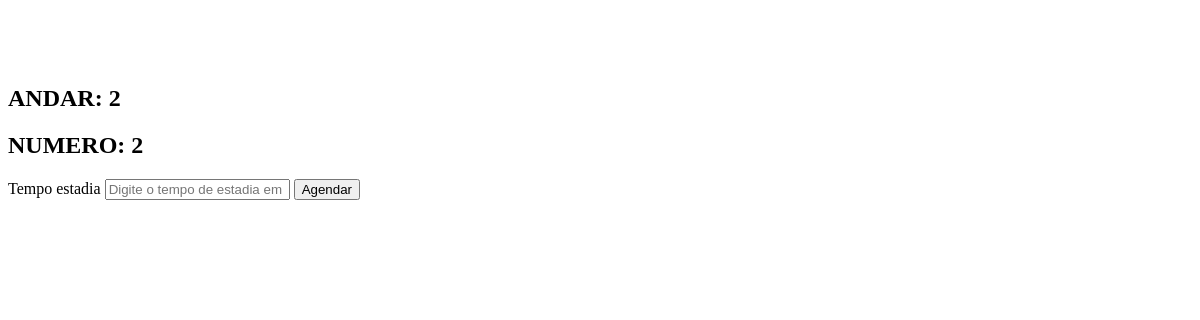
The page /hotel_reserva/11 on the database as committed earlier.
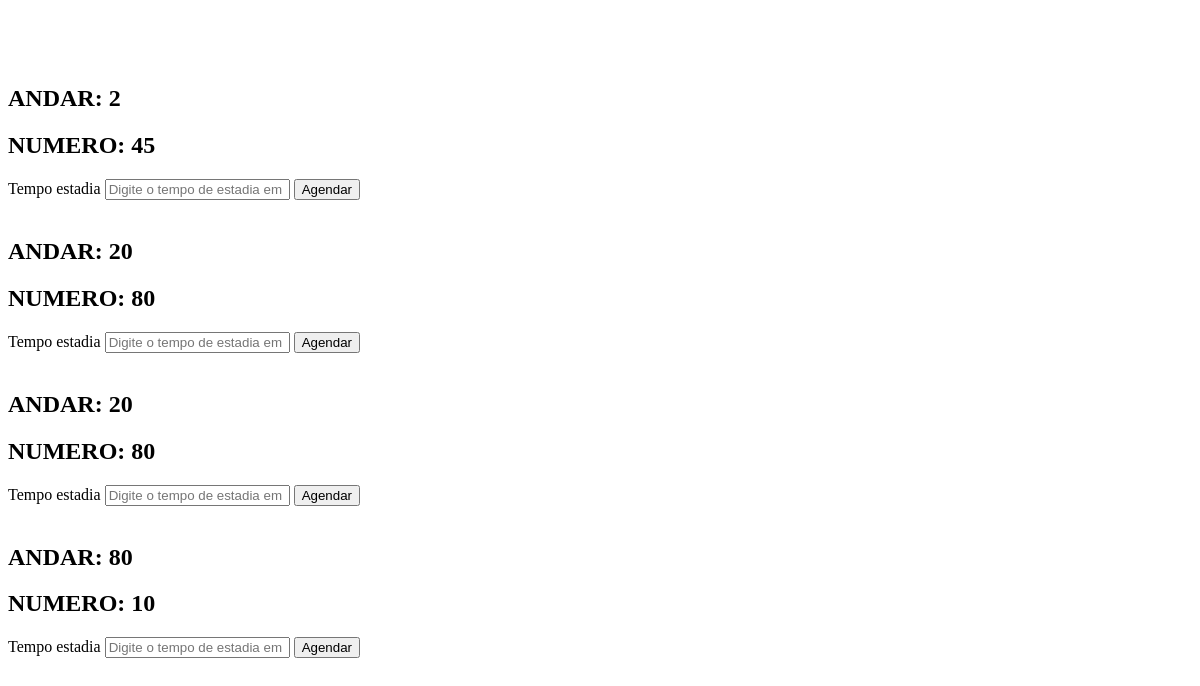
The same page on the database as committed later.
### tables this page shows
CREATE TABLE quartos 
(
    id_quarto INTEGER PRIMARY KEY AUTOINCREMENT,
    andar TEXT,
    numero_quarto TEXT,
    preco REAL,
    imagem TEXT,
    id_hotel INTEGER, descricao TEXT,
    FOREIGN KEY (id_hotel) REFERENCES hoteis(id_hotel)
);

### routes/route_hotel.py (the view)
@hotel_bp.route('/hotel_reserva/<int:id_hotel>', methods=['GET', 'POST'])
def hotel_reserva(id_hotel):
    hotel_model = HotelModel(id_hotel=id_hotel)
    hotel = hotel_model.buscar_por_hotel()
    quarto_model = QuartoModel(id_hotel=id_hotel)
    quartos = quarto_model.buscar_todos_quartos()
    return render_template('empresa/hotel_reserva.html', hotel=hotel, quartos=quartos)

### models/connect.py (called while the page is built)
    def connect(self):
        self.conn = sqlite3.connect(self.db_name)
        self.conn.row_factory = sqlite3.Row  # Para retornar dicionários
        self.cursor = self.conn.cursor()

    def execute(self, query, params=None):
        if self.conn is None:
            self.connect()
        if params:
            self.cursor.execute(query, params)
        else:
            self.cursor.execute(query)
        return self.cursor

    def fetchall(self):
        return self.cursor.fetchall()

    def fetchone(self):
        return self.cursor.fetchone()

    def close(self):
        if self.conn:
            self.conn.close()
            self.conn = None
            self.cursor = None

### models/hotel_model.py (called while the page is built)
    def buscar_por_hotel(self):
        db = Database()
        db.connect()
        sql = "SELECT * FROM hoteis WHERE id_hotel=?"
        db.execute(sql, (self.id_hotel,))
        hotel = db.fetchone()
        db.close()
        return hotel

### models/quarto_model.py (called while the page is built)
    def buscar_todos_quartos(self):
        db = Database()
        db.connect()
        sql = "SELECT * FROM quartos"
        db.execute(sql)
        quartos = db.fetchall()
        db.close()
        return quartos

### templates/empresa/hotel_reserva.html (shortened to what this page needs)
<!DOCTYPE html>
<html lang="en">
<head>
</head>
<body>
    {% for quarto in quartos %}
    <h2>ANDAR: {{ quarto.andar }}</h2>
    <h2>NUMERO: {{ quarto.numero_quarto }}</h2>
    <form action="/reservas" method="post">
        <label for="estadia">Tempo estadia</label>
        <input type="text" name="tempo_estadia" placeholder="Digite o tempo de estadia em dias" required>
        <button type="submit">Agendar</button>
    </form>
    {% endfor %}
</body>
</html>

Rows that differ between the two databases and show on the page:
changed quartos (number 1 of 4 on the later page): numero_quarto "2" → "45"
added quartos: andar "20", numero_quarto "80"
added quartos: andar "20", numero_quarto "80"
added quartos: andar "80", numero_quarto "10"
